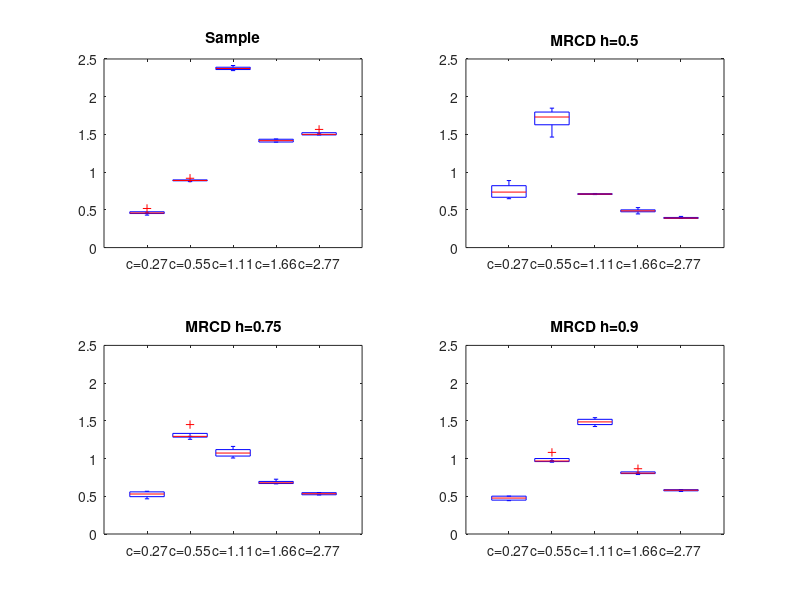
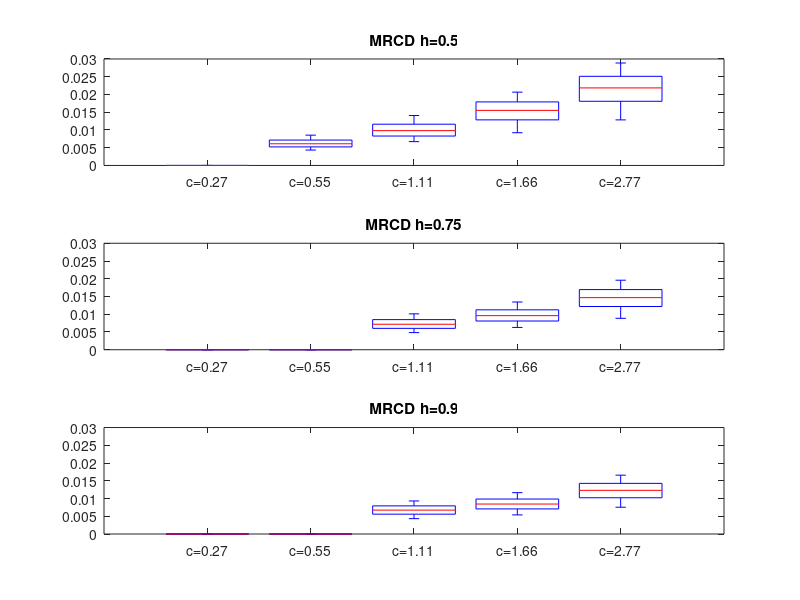

The MATLAB script that drew these images, in order:
A = [0.1324021	0.9224318	2.0754391	1.3636771	1.6720035
0.1369462	0.8336866	2.0875871	1.4682986	1.7440817
0.12827705	0.8378386	2.18173135	1.3854095	1.57256405
0.1196079	0.8419906	2.2758756	1.3025204	1.4010464
0.1287127	0.8833601	2.6425624	1.54809	1.5501773];

contamination = [0 2.5 5 10];
sample = [0.02	0.55	1.11	1.66	2.77];


%[X,Y] = meshgrid(contamination,sample);
%figure(1)
%surf(X,Y,A)?

Sample = [0.4306	0.8901	2.3459	1.3981	1.4931
          0.5184	0.8743	2.3831	1.4351	1.5664
          0.4602	0.8889	2.3648	1.4397	1.508
          0.4583	0.9189	2.4134	1.4	1.4937];
MRCD5 = [0.8884	1.8483	0.7172	0.5298	0.4133
         0.7977	1.7794	0.7142	0.484	0.3872
         0.6479	1.6822	0.7026	0.4901	0.3855
         0.6737	1.4651	0.7051	0.4462	0.3949];
MRCD75 = [0.5666	1.4504	1.161	0.7265	0.5172
          0.5557	1.2946	1.1044	0.6869	0.521
          0.4663	1.2939	1.0417	0.6647	0.5466
          0.5044	1.2554	1.0073	0.6704	0.55];
MRCD9 = [0.5014	1.0815	1.5419	0.8652	0.575
         0.5023	0.9729	1.5129	0.8046	0.564
         0.4417	0.9626	1.4588	0.8094	0.587
         0.4516	0.952	1.4244	0.7882	0.5888];

figure(1)
subplot(2,2,1)
boxplot(Sample,'Labels',{'c=0.27','c=0.55','c=1.11','c=1.66','c=2.77'})
title('Sample') 
ylim([0 2.5])
subplot(2,2,2)
boxplot(MRCD5,'Labels',{'c=0.27','c=0.55','c=1.11','c=1.66','c=2.77'})
title('MRCD h=0.5') 
ylim([0 2.5])
subplot(2,2,3)
boxplot(MRCD75,'Labels',{'c=0.27','c=0.55','c=1.11','c=1.66','c=2.77'})
title('MRCD h=0.75') 
ylim([0 2.5])
subplot(2,2,4)
boxplot(MRCD9,'Labels',{'c=0.27','c=0.55','c=1.11','c=1.66','c=2.77'})
title('MRCD h=0.9') 
ylim([0 2.5])






RHO5 = [1.00E-06	0.004340099	0.006713783	0.009222485	0.012839007
1.00E-06	0.005526577	0.008814564	0.01405145	0.019829867
1.00E-06	0.006692237	0.010810043	0.016990082	0.023867484
1.00E-06	0.008538604	0.014071609	0.020655122	0.028869156];

RHO75 = [1.00E-06	1.00E-06	0.004830917	0.006281828	0.008853895
1.00E-06	1.00E-06	0.006421341	0.00869643	0.013288647
1.00E-06	1.00E-06	0.00794236	0.010510704	0.016067652
1.00E-06	1.00E-06	0.010113627	0.013446137	0.019586587];

RHO9 = [1.00E-06	1.00E-06	0.004327558	0.005379344	0.007542766
1.00E-06	1.00E-06	0.006006663	0.00763088	0.011101148
1.00E-06	1.00E-06	0.007462213	0.009253347	0.013497329
1.00E-06	1.00E-06	0.009309848	0.011648952	0.016580392];

figure(2)
subplot(3,1,1)
boxplot(RHO5,'Labels',{'c=0.27','c=0.55','c=1.11','c=1.66','c=2.77'})
ylim([0 0.03])
title('MRCD h=0.5')
subplot(3,1,2)
boxplot(RHO75,'Labels',{'c=0.27','c=0.55','c=1.11','c=1.66','c=2.77'})
ylim([0 0.03])
title('MRCD h=0.75')   
subplot(3,1,3)
boxplot(RHO9,'Labels',{'c=0.27','c=0.55','c=1.11','c=1.66','c=2.77'})
ylim([0 0.03])
title('MRCD h=0.9') 